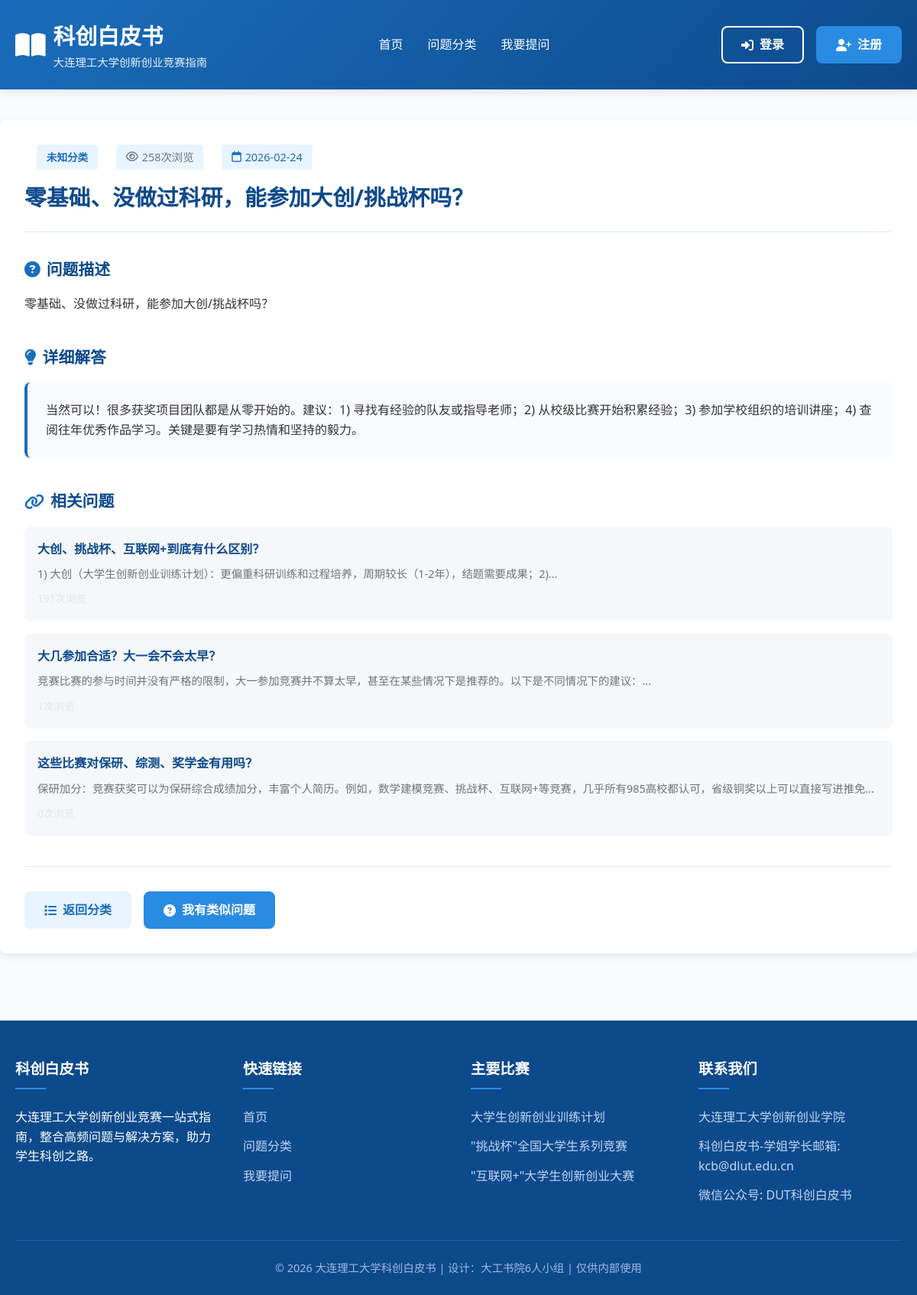
/detail/1, run on the app's committed database.
### models.py (models this page shows)
class Question(db.Model):
    id = db.Column(db.Integer, primary_key=True)
    title = db.Column(db.String(200), nullable=False)
    content = db.Column(db.Text, nullable=False)
    answer = db.Column(db.Text, nullable=False)
    category_id = db.Column(db.Integer, db.ForeignKey('category.id'), nullable=False)
    views = db.Column(db.Integer, default=0)
    is_featured = db.Column(db.Boolean, default=False)
    created_at = db.Column(db.DateTime, default=datetime.utcnow)
    updated_at = db.Column(db.DateTime, default=datetime.utcnow, onupdate=datetime.utcnow)
    category = db.relationship('Category', backref='questions', lazy=True)

### app.py (the view)
@app.route('/detail/<int:question_id>')
def detail(question_id):
    question = Question.query.get_or_404(question_id)
    question.views += 1
    db.session.commit()
    related_questions = Question.query.filter(
        Question.category_id == question.category_id,
        Question.id != question.id
    ).order_by(Question.views.desc()).limit(5).all()
    return render_template('detail.html',
                           question=question,
                           related_questions=related_questions)

### templates/detail.html (shortened to what this page needs)
<!DOCTYPE html>
<html lang="zh-CN">
<head>
    <link rel="stylesheet" href="{{ url_for('static', filename='css/style.css') }}">
<link rel="stylesheet" href="https://cdnjs.cloudflare.com/ajax/libs/font-awesome/6.4.2/css/all.min.css"></head>
<body>
    <header>
        <div class="container header-content">
            <div class="logo">
                <a href="{{ url_for('index') }}">
                    <div class="logo-icon">
                        <i class="fas fa-book-open"></i>
                    </div>
                    <div class="logo-text">
                        <h1>科创白皮书</h1>
                        <p>大连理工大学创新创业竞赛指南</p>
                    </div>
                </a>
            </div>
            <ul class="nav-links">
                <li><a href="{{ url_for('index') }}">首页</a></li>
                <li><a href="{{ url_for('categories') }}">问题分类</a></li>
                <li><a href="{{ url_for('ask') }}">我要提问</a></li>
            </ul>
            <div class="auth-buttons">
                {% if current_user.is_authenticated %}
                    <span class="user-welcome">欢迎, {{ current_user.username }}</span>
                    <a href="{{ url_for('logout') }}" class="btn btn-outline">
                        <i class="fas fa-sign-out-alt"></i>退出
                    </a>
                {% else %}
                    <a href="{{ url_for('login') }}" class="btn btn-outline">
                        <i class="fas fa-sign-in-alt"></i>登录
                    </a>
                    <a href="{{ url_for('register') }}" class="btn btn-primary">
                        <i class="fas fa-user-plus"></i>注册
                    </a>
                {% endif %}
            </div>
        </div>
    </header>
    <div class="container main-content">
        <div class="question-detail">
            <div class="question-title-section">
                <div class="question-meta">
                    <span class="question-category">{{ question.category_ref.name if question.category_ref else '未知分类' }}</span>
                    <span class="question-views">
                        <i class="far fa-eye"></i> {{ question.views }}次浏览
                    </span>
                    <span class="question-date">
                        <i class="far fa-calendar"></i> {{ question.updated_at.strftime('%Y-%m-%d') }}
                    </span>
                </div>
                <h1>{{ question.title }}</h1>
            </div>
            <div class="question-content">
                <div class="content-section">
                    <h3><i class="fas fa-question-circle"></i> 问题描述</h3>
                    <p>{{ question.content }}</p>
                </div>
                <div class="content-section">
                    <h3><i class="fas fa-lightbulb"></i> 详细解答</h3>
                    <div class="answer-content">
                        {{ question.answer|safe }}
                    </div>
                </div>
{% if related_questions %}
<div class="content-section">
    <h3><i class="fas fa-link"></i> 相关问题</h3>
    <div class="related-questions">
        {% for related in related_questions %}
        <a href="{{ url_for('detail', question_id=related.id) }}" class="related-question">
            <h5>{{ related.title }}</h5>
            <p>{{ related.answer|striptags|truncate(80) }}</p>
            <span class="related-meta">{{ related.views }}次浏览</span>
        </a>
        {% endfor %}
    </div>
</div>
{% endif %}
            </div>
            <div class="question-actions">
                <a href="{{ url_for('categories') }}?category={{ question.category_ref.slug if question.category_ref else '' }}" class="btn btn-secondary">
                    <i class="fas fa-list"></i> 返回分类
                </a>
                <a href="{{ url_for('ask') }}" class="btn btn-primary">
                    <i class="fas fa-question-circle"></i> 我有类似问题
                </a>
            </div>
        </div>
    </div>
    <footer>
        <div class="container">
            <div class="footer-content">
                <div class="footer-section">
                    <h5>科创白皮书</h5>
                    <p>大连理工大学创新创业竞赛一站式指南，整合高频问题与解决方案，助力学生科创之路。</p>
                </div>
                <div class="footer-section">
                    <h5>快速链接</h5>
                    <ul class="footer-links">
                        <li><a href="{{ url_for('index') }}">首页</a></li>
                        <li><a href="{{ url_for('categories') }}">问题分类</a></li>
                        <li><a href="{{ url_for('ask') }}">我要提问</a></li>
                    </ul>
                </div>
                <div class="footer-section">
                    <h5>主要比赛</h5>
                    <ul class="footer-links">
                        <li><a href="#">大学生创新创业训练计划</a></li>
                        <li><a href="#">"挑战杯"全国大学生系列竞赛</a></li>
                        <li><a href="#">"互联网+"大学生创新创业大赛</a></li>
                    </ul>
                </div>
                <div class="footer-section">
                    <h5>联系我们</h5>
                    <ul class="footer-links">
                        <li><a href="#">大连理工大学创新创业学院</a></li>
                        <li><a href="#">科创白皮书-学姐学长邮箱: kcb@dlut.edu.cn</a></li>
                        <li><a href="#">微信公众号: DUT科创白皮书</a></li>
                    </ul>
                </div>
            </div>
            <div class="copyright">
                <p>&copy; 2026 大连理工大学科创白皮书 | 设计：大工书院6人小组 | 仅供内部使用</p>
            </div>
        </div>
    </footer>
</body>
</html>

### data on the page
Question: views "258", updated_at "2026-02-24", title "零基础、没做过科研，能参加大创/挑战杯吗？", content "零基础、没做过科研，能参加大创/挑战杯吗？", answer "当然可以！很多获奖项目团队都是从零开始的。建议：1) 寻找有经验的队友或指导老师；2) 从校级比赛开始积累经验；3) 参加学校组织的培训讲座；4) 查阅往年优秀作品学习。关键是要有学习热情和坚持的毅力。"
Question: title "大创、挑战杯、互联网+到底有什么区别？", answer "1) 大创（大学生创新创业训练计划）：更偏重科研训练和过程培养，周期较长（1-2年），结题需要成果；2)..."
Question: title "大几参加合适？大一会不会太早？", answer "竞赛比赛的参与时间并没有严格的限制，大一参加竞赛并不算太早，甚至在某些情况下是推荐的。以下是不同情况下的建议：..."
Question: title "这些比赛对保研、综测、奖学金有用吗？", answer "保研加分：竞赛获奖可以为保研综合成绩加分，丰富个人简历。例如，数学建模竞赛、挑战杯、互联网+等竞赛，几乎所有985高校都认可，省级铜奖以上可以直接写进推免..."

### other printed values
{{ question.category_ref.name if question.category_ref else '未知分类' }} "未知分类"
